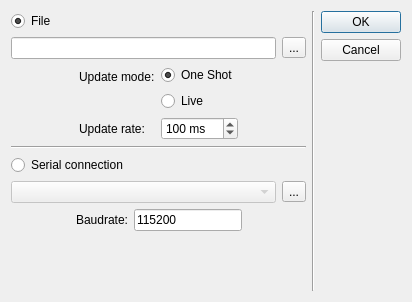
<?xml version="1.0" encoding="UTF-8"?>
<ui version="4.0">
 <class>dlgSelect</class>
 <widget class="QDialog" name="dlgSelect">
  <property name="windowModality">
   <enum>Qt::WindowModal</enum>
  </property>
  <property name="geometry">
   <rect>
    <x>0</x>
    <y>0</y>
    <width>412</width>
    <height>302</height>
   </rect>
  </property>
  <property name="minimumSize">
   <size>
    <width>412</width>
    <height>302</height>
   </size>
  </property>
  <property name="maximumSize">
   <size>
    <width>412</width>
    <height>302</height>
   </size>
  </property>
  <property name="windowTitle">
   <string>Start session</string>
  </property>
  <property name="modal">
   <bool>false</bool>
  </property>
  <layout class="QHBoxLayout" name="horizontalLayout_4">
   <item>
    <layout class="QVBoxLayout" name="verticalLayout">
     <item>
      <widget class="QRadioButton" name="optFile">
       <property name="text">
        <string>File</string>
       </property>
       <property name="checked">
        <bool>true</bool>
       </property>
       <attribute name="buttonGroup">
        <string notr="true">buttonGroup</string>
       </attribute>
      </widget>
     </item>
     <item>
      <layout class="QVBoxLayout" name="layFile">
       <item>
        <layout class="QHBoxLayout" name="layFileSelect">
         <item>
          <widget class="QLineEdit" name="txtFileSelect"/>
         </item>
         <item>
          <widget class="QToolButton" name="btnFileSelect">
           <property name="text">
            <string>...</string>
           </property>
           <property name="icon">
            <iconset>
             <normaloff>document_open.png</normaloff>document_open.png</iconset>
           </property>
          </widget>
         </item>
        </layout>
       </item>
       <item>
        <layout class="QHBoxLayout" name="horizontalLayout">
         <item>
          <spacer name="horizontalSpacer">
           <property name="orientation">
            <enum>Qt::Horizontal</enum>
           </property>
           <property name="sizeHint" stdset="0">
            <size>
             <width>40</width>
             <height>20</height>
            </size>
           </property>
          </spacer>
         </item>
         <item>
          <layout class="QFormLayout" name="formLayout">
           <item row="0" column="0">
            <widget class="QLabel" name="lblUpdateMode">
             <property name="text">
              <string>Update mode:</string>
             </property>
            </widget>
           </item>
           <item row="0" column="1">
            <layout class="QVBoxLayout" name="verticalLayout_2">
             <item>
              <widget class="QRadioButton" name="optOneShot">
               <property name="toolTip">
                <string>Load all data at once</string>
               </property>
               <property name="text">
                <string>One Shot</string>
               </property>
               <property name="checked">
                <bool>true</bool>
               </property>
               <attribute name="buttonGroup">
                <string notr="true">buttonGroup_2</string>
               </attribute>
              </widget>
             </item>
             <item>
              <widget class="QRadioButton" name="optLive">
               <property name="toolTip">
                <string>Load data point by point, with a time interval</string>
               </property>
               <property name="text">
                <string>Live</string>
               </property>
               <property name="checked">
                <bool>false</bool>
               </property>
               <attribute name="buttonGroup">
                <string notr="true">buttonGroup_2</string>
               </attribute>
              </widget>
             </item>
            </layout>
           </item>
           <item row="1" column="0">
            <widget class="QLabel" name="lblRate">
             <property name="text">
              <string>Update rate:</string>
             </property>
            </widget>
           </item>
           <item row="1" column="1">
            <widget class="QSpinBox" name="txtRate">
             <property name="suffix">
              <string> ms</string>
             </property>
             <property name="minimum">
              <number>5</number>
             </property>
             <property name="maximum">
              <number>2000</number>
             </property>
             <property name="singleStep">
              <number>5</number>
             </property>
             <property name="value">
              <number>100</number>
             </property>
            </widget>
           </item>
          </layout>
         </item>
         <item>
          <spacer name="horizontalSpacer_2">
           <property name="orientation">
            <enum>Qt::Horizontal</enum>
           </property>
           <property name="sizeHint" stdset="0">
            <size>
             <width>40</width>
             <height>20</height>
            </size>
           </property>
          </spacer>
         </item>
        </layout>
       </item>
      </layout>
     </item>
     <item>
      <widget class="Line" name="line">
       <property name="orientation">
        <enum>Qt::Horizontal</enum>
       </property>
      </widget>
     </item>
     <item>
      <widget class="QRadioButton" name="optSerial">
       <property name="text">
        <string>Serial connection</string>
       </property>
       <attribute name="buttonGroup">
        <string notr="true">buttonGroup</string>
       </attribute>
      </widget>
     </item>
     <item>
      <layout class="QVBoxLayout" name="laySerial">
       <item>
        <layout class="QHBoxLayout" name="horizontalLayout_3">
         <item>
          <widget class="QComboBox" name="cmbSerial">
           <property name="enabled">
            <bool>false</bool>
           </property>
          </widget>
         </item>
         <item>
          <widget class="QToolButton" name="btnRefresh">
           <property name="text">
            <string>...</string>
           </property>
           <property name="icon">
            <iconset>
             <normaloff>refresh.png</normaloff>refresh.png</iconset>
           </property>
          </widget>
         </item>
        </layout>
       </item>
       <item>
        <layout class="QHBoxLayout" name="horizontalLayout_2">
         <item>
          <spacer name="horizontalSpacer_3">
           <property name="orientation">
            <enum>Qt::Horizontal</enum>
           </property>
           <property name="sizeHint" stdset="0">
            <size>
             <width>40</width>
             <height>20</height>
            </size>
           </property>
          </spacer>
         </item>
         <item>
          <widget class="QLabel" name="lblBaudRate">
           <property name="text">
            <string>Baudrate:</string>
           </property>
          </widget>
         </item>
         <item>
          <widget class="QLineEdit" name="txtBaudRate">
           <property name="text">
            <string>115200</string>
           </property>
           <property name="placeholderText">
            <string/>
           </property>
          </widget>
         </item>
         <item>
          <spacer name="horizontalSpacer_4">
           <property name="orientation">
            <enum>Qt::Horizontal</enum>
           </property>
           <property name="sizeHint" stdset="0">
            <size>
             <width>40</width>
             <height>20</height>
            </size>
           </property>
          </spacer>
         </item>
        </layout>
       </item>
      </layout>
     </item>
     <item>
      <spacer name="verticalSpacer">
       <property name="orientation">
        <enum>Qt::Vertical</enum>
       </property>
       <property name="sizeHint" stdset="0">
        <size>
         <width>20</width>
         <height>40</height>
        </size>
       </property>
      </spacer>
     </item>
    </layout>
   </item>
   <item>
    <widget class="Line" name="line_2">
     <property name="orientation">
      <enum>Qt::Vertical</enum>
     </property>
    </widget>
   </item>
   <item>
    <widget class="QDialogButtonBox" name="buttonBox">
     <property name="orientation">
      <enum>Qt::Vertical</enum>
     </property>
     <property name="standardButtons">
      <set>QDialogButtonBox::Cancel|QDialogButtonBox::Ok</set>
     </property>
    </widget>
   </item>
  </layout>
 </widget>
 <resources/>
 <connections>
  <connection>
   <sender>buttonBox</sender>
   <signal>accepted()</signal>
   <receiver>dlgSelect</receiver>
   <slot>accept()</slot>
   <hints>
    <hint type="sourcelabel">
     <x>248</x>
     <y>254</y>
    </hint>
    <hint type="destinationlabel">
     <x>157</x>
     <y>274</y>
    </hint>
   </hints>
  </connection>
  <connection>
   <sender>buttonBox</sender>
   <signal>rejected()</signal>
   <receiver>dlgSelect</receiver>
   <slot>reject()</slot>
   <hints>
    <hint type="sourcelabel">
     <x>316</x>
     <y>260</y>
    </hint>
    <hint type="destinationlabel">
     <x>286</x>
     <y>274</y>
    </hint>
   </hints>
  </connection>
 </connections>
 <buttongroups>
  <buttongroup name="buttonGroup"/>
  <buttongroup name="buttonGroup_2"/>
 </buttongroups>
</ui>
